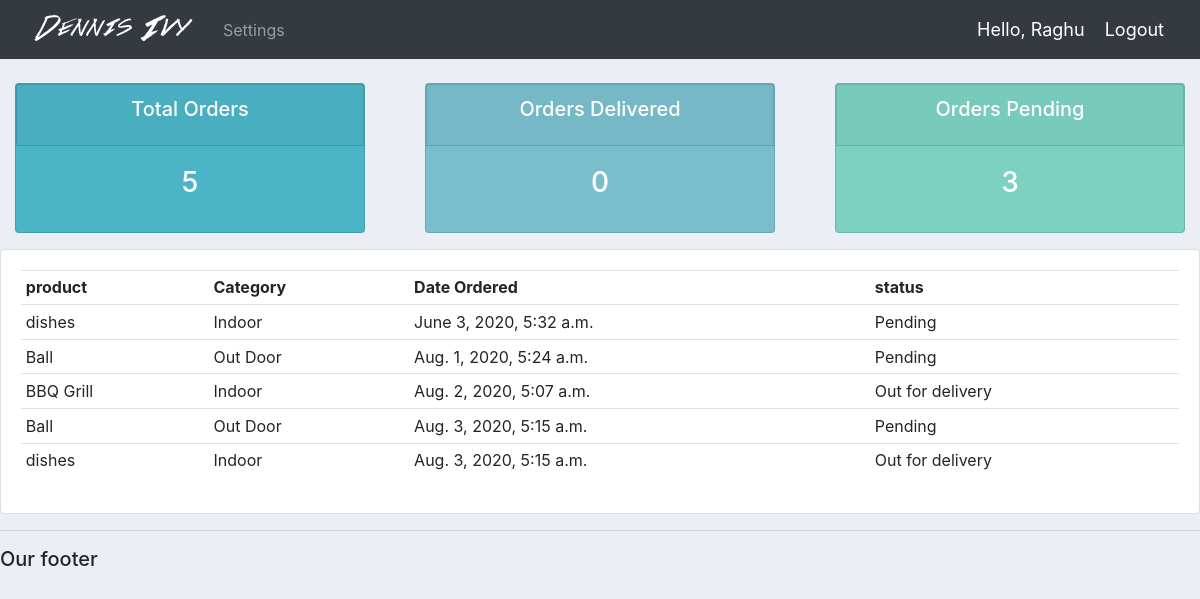
Page /user/ (signed in) on the committed database.
### accounts/models.py (models this page shows, shortened)
class Order(models.Model):
	STATUS = (
			('Pending', 'Pending'),
			('Out for delivery', 'Out for delivery'),
			('Delivered', 'Delivered'),
			)
	customer = models.ForeignKey(Customer, null=True, on_delete= models.SET_NULL)
	product = models.ForeignKey(Product, null=True, on_delete= models.SET_NULL)
	date_created = models.DateTimeField(auto_now_add=True, null=True)
	status = models.CharField(max_length=200, null=True, choices=STATUS)
	note = models.CharField(max_length=1000, null=True)

class Product(models.Model):
	CATEGORY = (
			('Indoor', 'Indoor'),
			('Out Door', 'Out Door'),
			)
	name = models.CharField(max_length=200, null=True)
	price = models.FloatField(null=True)
	category = models.CharField(max_length=200, null=True, choices=CATEGORY)
	description = models.CharField(max_length=200, null=True, blank=True)
	date_created = models.DateTimeField(auto_now_add=True, null=True)
	tags = models.ManyToManyField(Tag)
	def __str__(self):
		return self.name

### accounts/decoraters.py (the view)
        def wrapper_func(request, *args, **kwargs):
            group = None
            if request.user.groups.exists():
                group = request.user.groups.all()[0].name
            if group in allowed_roles:
                return view_func(request, *args, **kwargs)
            else:
                return  HttpResponse('you are not authorized to view this page')

### accounts/decoraters.py (called while the page is built)
def allowed_users(allowed_roles=[]):
    def decorator(view_func):
        def wrapper_func(request, *args, **kwargs):
            group = None
            if request.user.groups.exists():
                group = request.user.groups.all()[0].name
            if group in allowed_roles:
                return view_func(request, *args, **kwargs)
            else:
                return  HttpResponse('you are not authorized to view this page')
        return wrapper_func
    return decorator

### accounts/views.py (called while the page is built)
@login_required(login_url='login')
@allowed_users(allowed_roles=['customer'])
def UserPage(request):
	orders = request.user.customer.order_set.all()
	total_orders = orders.count()
	delivered = orders.filter(status='Delivered').count()
	pending = orders.filter(status='Pending').count()
	context = {'orders':orders,'total_orders':total_orders,'delivered':delivered,
	'pending':pending}
	return render(request, 'accounts/user.html', context)

### accounts/templates/accounts/user.html
{% extends 'accounts/main.html' %}
{% load static %}
{% block content %}
{% include 'accounts/status.html' %}
<div class="row">
  <div class="col-md">
    <div class="card card-body">
      <table class="table table-sm">
          <tr>
            <th>product</th>
            <th>Category</th>
            <th>Date Ordered</th>
            <th>status</th>
          </tr>
          {% for order in orders %}
          <tr>
            <td>{{order.product}}</td>
            <td>{{order.product.category}}</td>
            <td>{{order.date_created}}</td>
            <td>{{order.status}}</td>
          </tr>
          {% endfor %}
      </table>
    </div>
  </div>
  </div>
{% endblock %}

### accounts/templates/accounts/main.html (shortened to what this page needs)
{% load static %}
<!DOCTYPE html>
 <html>
  <head>
  <link rel="stylesheet" href="https://stackpath.bootstrapcdn.com/bootstrap/4.3.1/css/bootstrap.min.css"crossorigin="anonymous">
  <link rel="stylesheet" type="text/css" href="{% static '/accounts/css/main.css' %}">
</head>
  <body>
    {% include 'accounts/navbar.html' %}
    {% block content %}
    {% endblock %}
   <hr>
    <h5>Our footer</h5>
  </body>
  </html>

### accounts/templates/accounts/navbar.html (shortened to what this page needs)
{% load static %}
<nav class="navbar navbar-expand-lg navbar-dark bg-dark">
 <img src="{% static 'accounts/images/logo.png' %}">
  <div class="collapse navbar-collapse" id="navbarNav">
    <ul class="navbar-nav">
      {% if request.user.is_staff %}
      <li class="nav-item active">
        <a class="nav-link" href="{% url 'home' %}">Dashboard</a>
      </li>
      <li class="nav-item">
        <a class="nav-link" href="{% url 'product' %}">Products</a>
      </li>
      {% else %}
       <li class="nav-item">
        <a class="nav-link" href="{% url 'account' %}">Settings</a>
      </li>
      {% endif %}
    </ul>
  </div>
  <span class="hello-msg">Hello, {{request.user}}</span>
  <span ><a  class="hello-msg" href="{% url 'logout' %}">Logout</a></span>
</nav>

### accounts/templates/accounts/status.html
<br>
<div class="row">
  <div class="col">
    <div class="col-md">
        <div class="card text-center text-white mb-3" id="total-orders">
          <div class="card card-header">
            <h5 class="card-title">Total Orders</h5>
          </div>
          <div class="card-body">
            <h3 class="card-title">{{total_orders}}</h3>
          </div>
      </div>
  </div>
  </div>
  <div class="col">
    <div class="col-md">
        <div class="card text-center text-white mb-3" id="orders-delivered">
          <div class="card card-header">
            <h5 class="card-title">Orders Delivered</h5>
          </div>
          <div class="card-body">
            <h3 class="card-title">{{delivered}}</h3>
          </div>
      </div>
  </div>
  </div>
  <div class="col">
    <div class="col-md">
        <div class="card text-center text-white mb-3" id="orders-pending">
          <div class="card card-header">
            <h5 class="card-title">Orders Pending</h5>
          </div>
          <div class="card-body">
            <h3 class="card-title">{{pending}}</h3>
          </div>
      </div>
  </div>
  </div>
</div>

### accounts/static/accounts/css/main.css (style rules this page uses)
body { background-color: #ebeff5; }
#total-orders { background-color: #4cb4c7; }
#orders-delivered { background-color: #7abecc; }
#orders-pending { background-color: #7CD1C0; }

### accounts/templates/accounts/navbar.html (style rules this page uses)
.hello-msg { font-size: 18px; color: #fff; margin-right: 20px; }

### rows in the picture
Order: product "dishes", product.category "Indoor", date_created "June 3, 2020, 5:32 a.m.", status "Pending"
Order: product "Ball", product.category "Out Door", date_created "Aug. 1, 2020, 5:24 a.m.", status "Pending"
Order: product "BBQ Grill", product.category "Indoor", date_created "Aug. 2, 2020, 5:07 a.m.", status "Out for delivery"
Order: product "Ball", product.category "Out Door", date_created "Aug. 3, 2020, 5:15 a.m.", status "Pending"
Order: product "dishes", product.category "Indoor", date_created "Aug. 3, 2020, 5:15 a.m.", status "Out for delivery"

### other values in the picture
{{ request.user }} "Raghu"
{{ total_orders }} "5"
{{ delivered }} "0"
{{ pending }} "3"
